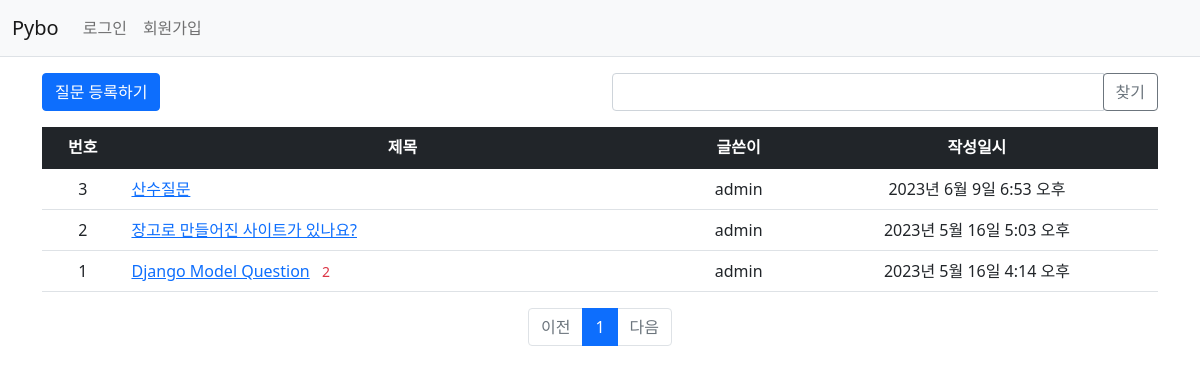
The page / on the database its author committed.
### pybo/models.py (models this page shows, shortened)
class Question(models.Model):
    author = models.ForeignKey(User, on_delete=models.CASCADE, related_name='author_question')
    subject = models.CharField(max_length=200)
    content = models.TextField()
    create_date = models.DateTimeField()
    modify_date = models.DateTimeField(null=True, blank=True)
    voter = models.ManyToManyField(User, related_name='voter_question')

### pybo/views/base_views.py (the view, shortened to what this page needs)
# urls.py: path('', base_views.index, name='index'),  # '/' 에 해당되는 path
def index(request):
    page = request.GET.get('page', '1')  # 페이지
    kw = request.GET.get('kw', '')  # 검색어
    question_list = Question.objects.order_by('-create_date')
    paginator = Paginator(question_list, 10)  # 페이지당 10개씩 보여주기
    page_obj = paginator.get_page(page)
    context = {'question_list': page_obj, 'page': page, 'kw': kw}
    return render(request, 'pybo/question_list.html', context)

### pybo/templatetags/pybo_filter.py (called while the page is built)
@register.filter
def sub(value, arg):
    return value - arg

### templates/pybo/question_list.html (shortened to what this page needs)
{% extends 'base.html' %}
{% load pybo_filter %}
{% block content %}
<div class="container my-3">
    <div class="row my-3">
        <div class="col-6">
            <a href="{% url 'pybo:question_create' %}" class="btn btn-primary">질문 등록하기</a>
        </div>
        <div class="col-6">
            <div class="input-group">
                <input type="text" id="search_kw" class="form-control" value="{{ kw|default_if_none:'' }}">
                <div class="input-group-append">
                    <button class="btn btn-outline-secondary" type="button" id="btn_search">찾기</button>
                </div>
            </div>
        </div>
    </div>
    <table class="table">
        <thead>
        <tr class="text-center table-dark">
            <th>번호</th>
            <th style="width:50%">제목</th>
            <th>글쓴이</th>
            <th>작성일시</th>
        </tr>
        </thead>
        <tbody>
        {% if question_list %}
        {% for question in question_list %}
        <tr class="text-center">
            <td>
                {{ question_list.paginator.count|sub:question_list.start_index|sub:forloop.counter0|add:1 }}
            </td>
            <td class="text-start">
                <a href="{% url 'pybo:detail' question.id %}">{{ question.subject }}</a>
                {% if question.answer_set.count > 0 %}
                <span class="text-danger small mx-2">{{ question.answer_set.count }}</span>
                {% endif %}
            </td>
            <td>{{ question.author.username }}</td>
            <td>{{ question.create_date }}</td>
        </tr>
        {% endfor %}
        {% else %}
        <tr>
            <td colspan="4">질문이 없습니다.</td>
        </tr>
        {% endif %}
        </tbody>
    </table>
    <ul class="pagination justify-content-center">
        {% if question_list.has_previous %}
        <li class="page-item">
            <a class="page-link" data-page="{{ question_list.previous_page_number }}"
               href="javascript:void(0)">이전</a>
        </li>
        {% else %}
        <li class="page-item disabled">
            <a class="page-link" tabindex="-1" aria-disabled="true" href="#">이전</a>
        </li>
        {% endif %}
        {% for page_number in question_list.paginator.page_range %}
        {% if page_number >= question_list.number|add:-5 and page_number <= question_list.number|add:5 %}
        {% if page_number == question_list.number %}
        <li class="page-item active" aria-current="page">
            <a class="page-link" data-page="{{ page_number }}"
               href="javascript:void(0)">{{ page_number }}</a>
        </li>
        {% else %}
        <li class="page-item">
            <a class="page-link" data-page="{{ page_number }}"
               href="javascript:void(0)">{{ page_number }}</a>
        </li>
        {% endif %}
        {% endif %}
        {% endfor %}
        {% if question_list.has_next %}
        <li class="page-item">
            <a class="page-link" data-page="{{ question_list.next_page_number }}"
               href="javascript:void(0)">다음</a>
        </li>
        {% else %}
        <li class="page-item disabled">
            <a class="page-link" tabindex="-1" aria-disabled="true" href="#">다음</a>
        </li>
        {% endif %}
    </ul>
</div>
{% endblock %}

### rows shown on the page
Question: paginator.count|sub "3", subject "산수질문", author.username "admin", create_date "2023년 6월 9일 6:53 오후"
Question: paginator.count|sub "2", subject "장고로 만들어진 사이트가 있나요?", author.username "admin", create_date "2023년 5월 16일 5:03 오후"
Question: paginator.count|sub "1", subject "Django Model Question", answer_set.count "2", author.username "admin", create_date "2023년 5월 16일 4:14 오후"

### other values the page prints
{{ page_number }} "1"
